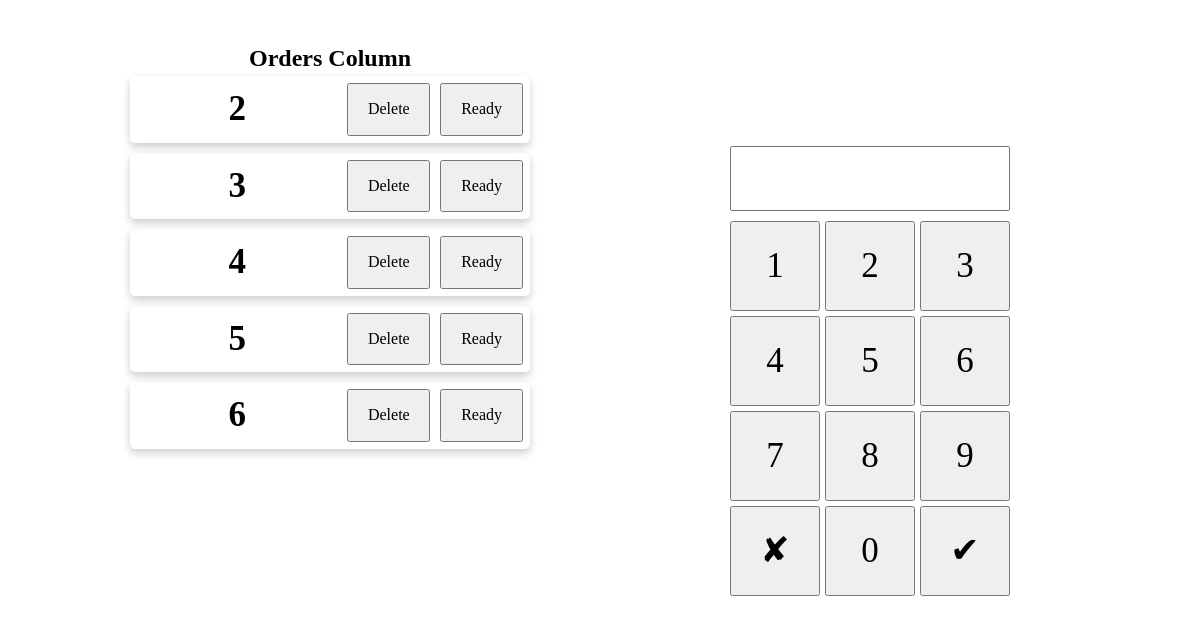
Before: / with the older database file.
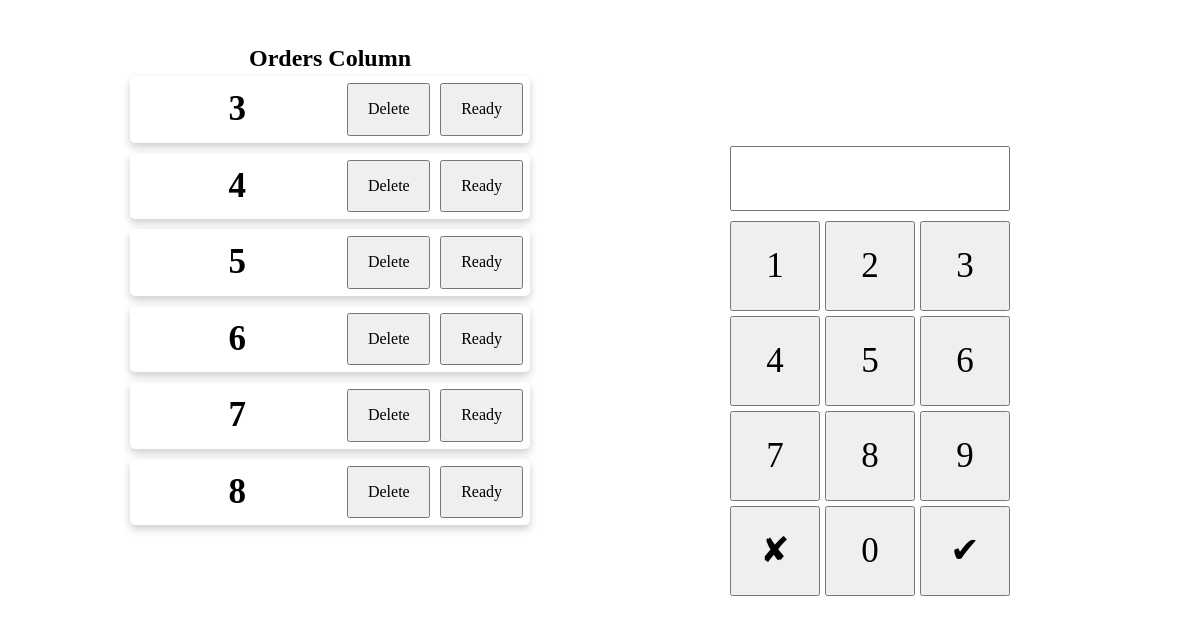
After: the same page with the newer database file.
### tables this page shows
CREATE TABLE Orders (id INTEGER PRIMARY KEY, order_number INTEGER, status INTEGER);

### app.py (the view)
@app.route("/")
def cashier_screen():
    orders = query_db("SELECT id, order_number, status FROM Orders ORDER BY id")
    return render_template("cashier_screen.html", orders=orders)

### app.py (called while the page is built)
def get_db():
    db = getattr(g, '_database', None)
    if db is None:
        db = g._database = sqlite3.connect(DATABASE)
        db.row_factory = sqlite3.Row
    return db

@app.teardown_appcontext
def close_connection(exception):
    db = getattr(g, '_database', None)
    if db is not None:
        db.close()

def query_db(query, args=(), one=False, commit=False):
    cur = get_db().execute(query, args)
    if commit:
        get_db().commit()
        lastrowid = cur.lastrowid
        cur.close()
        return lastrowid
    else:
        rv = cur.fetchall()
        cur.close()
        return (rv[0] if rv else None) if one else rv

### templates/cashier_screen.html (shortened to what this page needs)
<!DOCTYPE html>
<html lang="en">
<head>
    <link rel="stylesheet" href="{{ url_for('static', filename='style.css') }}">
</head>
<body>
    <div class="two-column">
        <div class="order-column">
            <h2>Orders Column</h2>
            {% for item in orders %}
                <div class="orders-card">
                    <form action="/change_order" method="post" class="orders-coloumn-form">
                        <div class="button-container">
                            <h3>{{ item[1] }}</h3>
                            <button type="submit" name="change" value="delete" class="order-coloumn-delete">Delete</button>
                            <button type="submit" name="change" value="ready" class="order-coloumn-ready">Ready</button>
                        </div>
                    </form>
                </div>
            {% endfor %}
        </div>
        <div class="numpad-column">
            <form action="/add_order" method="post" class="numpad-form">
                <input type="text" id="display" name="order_number" class="numpad-input" readonly>
                <div class="numpad">
                    <button class="numpad-button" type="button" onclick="addNum(1)">1</button>
                    <button class="numpad-button" type="button" onclick="addNum(2)">2</button>
                    <button class="numpad-button" type="button" onclick="addNum(3)">3</button>
                    <button class="numpad-button" type="button" onclick="addNum(4)">4</button>
                    <button class="numpad-button" type="button" onclick="addNum(5)">5</button>
                    <button class="numpad-button" type="button" onclick="addNum(6)">6</button>
                    <button class="numpad-button" type="button" onclick="addNum(7)">7</button>
                    <button class="numpad-button" type="button" onclick="addNum(8)">8</button>
                    <button class="numpad-button" type="button" onclick="addNum(9)">9</button>
                    <button class="numpad-button" type="reset" onclick="addNum(0)">&#10008;</button>
                    <button class="numpad-button" type="button" onclick="addNum(1)">0</button>
                    <button class="numpad-button" type="submit">&#10004;</button>
                </div>
            </form>
        </div>
    </div>
</body>
</html>

### static/style.css (style rules this page uses)
*, *::before, *::after { box-sizing: border-box; }
*:not(dialog) { margin: 0; }
@media (prefers-reduced-motion: no-preference) { html { interpolate-size: allow-keywords; } }
body { line-height: 1.5; -webkit-font-smoothing: antialiased; }
input, button, textarea, select { font: inherit; }
p, h1, h2, h3, h4, h5, h6 { overflow-wrap: break-word; }
h1, h2, h3, h4, h5, h6 { text-wrap: balance; }
h2 { text-align: center; }
h3 { text-align: center; font-size: 35px; flex: 3; }
.two-column { display: grid; grid-template-columns: 1fr 1fr; height: 100vh; margin-left: 60px; margin-right: 60px; }
.order-column { margin-top: 40px; overflow-y: auto; }
.orders-card { box-shadow: 0 4px 8px 0 rgba(0,0,0,0.2); transition: 0.3s; width: 400px; border-radius: 5px; margin: auto; height: auto; margin-bottom: 10px; padding: 7px; }
.orders-coloumn-form { color: black; }
.button-container { display: flex; width: 100%; gap: 10px; }
.order-coloumn-ready { flex: 1; }
.order-coloumn-delete { flex: 1; }
.numpad-column { max-height: 100%; }
.numpad { display: grid; grid-template-columns: repeat(3, 1fr); gap: 5px; }
.numpad-form { font-size: 35px; max-width: 280px; margin: 0 auto; margin-top: 27%; }
.numpad-input { width: 100%; height: 65px; margin-bottom: 10px; text-align: center; font-weight: 700; }
.numpad-button { height: 90px; width: 90px; }

Changed rows visible on the page:
removed Orders: order_number "2"
added Orders: order_number "7"
added Orders: order_number "8"
